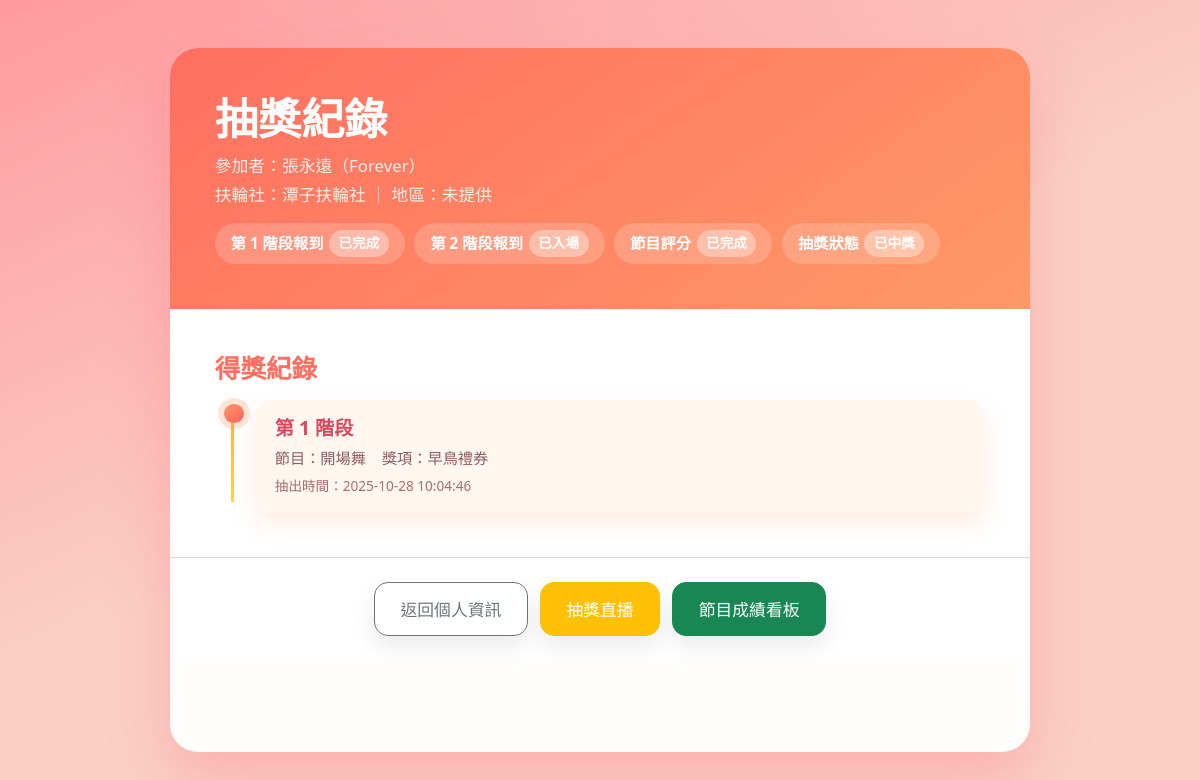
The app's page /attendees/1084/raffle_result with its own data.
### annual_event_app/app.py (models this page shows, shortened)
class Attendee(db.Model):
    id = db.Column(db.Integer, primary_key=True)
    name = db.Column(db.String(100), nullable=False)
    call_name = db.Column(db.String(100))
    club_name = db.Column(db.String(100))
    district = db.Column(db.String(20))
    event_checked_in = db.Column('checked_in', db.Boolean, default=False)
    show_checked_in = db.Column(db.Boolean, default=False)
    login_account = db.Column(db.String(64), unique=True)
    password_hash = db.Column(db.String(255))
    has_drawn = db.Column(db.Boolean, default=False)
    has_voted = db.Column(db.Boolean, default=False)
    created_at = db.Column(db.DateTime, default=datetime.utcnow)
    votes = db.relationship('Vote', backref='attendee', lazy=True)

class RaffleResult(db.Model):
    id = db.Column(db.Integer, primary_key=True)
    attendee_id = db.Column(db.Integer, db.ForeignKey('attendee.id'), nullable=False)
    performance_id = db.Column(db.Integer, db.ForeignKey('performance.id'), nullable=False)
    prize_id = db.Column(db.Integer, db.ForeignKey('prize.id'))
    phase = db.Column(db.Integer, nullable=False, default=1)
    prize_name = db.Column(db.String(100))
    prize_description = db.Column(db.Text)
    drawn_at = db.Column(db.DateTime, default=datetime.utcnow)
    performance = db.relationship('Performance', backref='raffle_results')
    attendee = db.relationship('Attendee')
    prize = db.relationship('Prize')

class Performance(db.Model):
    id = db.Column(db.Integer, primary_key=True)
    title = db.Column(db.String(150), nullable=False)
    description = db.Column(db.Text)
    votes = db.relationship('Vote', backref='performance', lazy=True)

### annual_event_app/app.py (the view)
@app.route('/attendees/<int:attendee_id>/raffle_result')
def attendee_raffle_result(attendee_id):
    attendee = Attendee.query.get_or_404(attendee_id)
    results = RaffleResult.query.filter_by(attendee_id=attendee.id).order_by(RaffleResult.drawn_at.desc()).all()
    return render_template('raffle_result.html', attendee=attendee, results=results)

### annual_event_app/templates/raffle_result.html (shortened to what this page needs)
<!DOCTYPE html>
<html lang="zh-Hant">
<head>
    <link rel="stylesheet" href="https://cdn.jsdelivr.net/npm/bootstrap@5.3.3/dist/css/bootstrap.min.css">
</head>
<body>
    <div class="result-card">
        <div class="result-header">
            <h1>抽獎紀錄</h1>
            <p class="meta">參加者：{{ attendee.name }}{% if attendee.call_name %}（{{ attendee.call_name }}）{% endif %}</p>
            <p class="meta">扶輪社：{{ attendee.club_name or '未提供' }} ｜ 地區：{{ attendee.district or '未提供' }}</p>
            <div class="status-badges">
                <div class="status-badge">第 1 階段報到<span>{{ '已完成' if attendee.event_checked_in else '尚未完成' }}</span></div>
                <div class="status-badge">第 2 階段報到<span>
                    {% if attendee.show_checked_in %}
                    已入場
                    {% elif attendee.event_checked_in %}
                    待入場
                    {% else %}
                    尚未開放
                    {% endif %}
                </span></div>
                <div class="status-badge">節目評分<span>{{ '已完成' if attendee.has_voted else '尚未完成' }}</span></div>
                <div class="status-badge">抽獎狀態<span>{{ '已中獎' if attendee.has_drawn else '尚未中獎' }}</span></div>
            </div>
        </div>
        <div class="timeline">
            <h2>得獎紀錄</h2>
            {% if results and results|length > 0 %}
                {% for result in results %}
                <div class="timeline-item">
                    <div class="timeline-dot"></div>
                    <div class="timeline-card">
                        <h5>第 {{ result.phase }} 階段</h5>
                        <div class="timeline-meta">
                            <span>節目：{{ result.performance.title if result.performance else '未指定' }}</span>
                            <span>獎項：{{ result.prize_name or '未設定' }}</span>
                        </div>
                        <div class="timeline-time">
                            抽出時間：{{ result.drawn_at.strftime('%Y-%m-%d %H:%M:%S') if result.drawn_at else '—' }}
                        </div>
                    </div>
                </div>
                {% endfor %}
            {% else %}
            <div class="empty-state">
                目前尚未抽中任何獎項，請持續關注抽獎直播畫面。
            </div>
            {% endif %}
        </div>
        <div class="action-bar">
            <a href="{{ url_for('index', attendee_id=attendee.id) }}" class="btn btn-outline-secondary">返回個人資訊</a>
            <a href="{{ url_for('raffle_page') }}" class="btn btn-warning text-white">抽獎直播</a>
            <a href="{{ url_for('scoreboard') }}" class="btn btn-success text-white">節目成績看板</a>
        </div>
    </div>
</body>
</html>

### annual_event_app/templates/raffle_result.html (style rules this page uses)
body { background: linear-gradient(155deg, #ff9a9e 0%, #fad0c4 50%, #fad0c4 100%); min-height: 100vh; font-size: 18px; display: flex; align-items: stretch; justify-content: center; padding: clamp(1.5rem, 4vw, 3rem) clamp(1rem, 4vw, 2.5rem); }
.result-card { width: 100%; max-width: 860px; background: rgba(255, 255, 255, 0.97); border-radius: 28px; box-shadow: 0 25px 60px rgba(255, 90, 120, 0.28); overflow: hidden; }
.result-header { background: linear-gradient(145deg, #ff6f61 0%, #ff9966 100%); color: #fff; padding: clamp(1.8rem, 4vw, 2.8rem); }
.result-header h1 { font-size: clamp(2.1rem, 5vw, 2.7rem); font-weight: 700; margin-bottom: 0.5rem; }
.result-header .meta { color: rgba(255, 255, 255, 0.85); font-size: 1.05rem; margin: 0.25rem 0; }
.status-badges { display: flex; flex-wrap: wrap; gap: 0.6rem; margin-top: 1rem; }
.status-badge { border-radius: 999px; padding: 0.45rem 1rem; font-weight: 600; font-size: 0.95rem; background: rgba(255, 255, 255, 0.18); display: inline-flex; align-items: center; gap: 0.35rem; }
.status-badge span { display: inline-block; padding: 0.2rem 0.6rem; border-radius: 999px; background: rgba(255, 255, 255, 0.35); font-size: 0.85rem; }
.timeline { padding: clamp(1.8rem, 4vw, 2.8rem); background: #fff; }
.timeline h2 { font-weight: 700; color: #ff6f61; font-size: 1.6rem; margin-bottom: 1rem; }
.timeline-item { position: relative; padding-left: 2.5rem; margin-bottom: 1.5rem; }
.timeline-item:last-child { margin-bottom: 0; }
.timeline-item::before { content: ''; position: absolute; left: 1rem; top: 0.25rem; bottom: -1.2rem; width: 3px; background: linear-gradient(180deg, #ffa751 0%, #ffd452 100%); }
.timeline-item:last-child::before { bottom: 0.65rem; }
.timeline-dot { position: absolute; left: 0.6rem; top: 0.2rem; width: 1.2rem; height: 1.2rem; border-radius: 50%; background: linear-gradient(145deg, #ff9966, #ff5e62); box-shadow: 0 0 0 6px rgba(255, 153, 102, 0.25); }
.timeline-card { background: #fff7f0; border-radius: 16px; padding: 1rem 1.25rem; box-shadow: 0 12px 25px rgba(255, 152, 109, 0.18); }
.timeline-card h5 { font-size: 1.2rem; font-weight: 600; margin-bottom: 0.5rem; color: #d9485f; }
.timeline-meta { font-size: 0.95rem; color: #8d5c63; margin-bottom: 0.35rem; }
.timeline-meta span { display: inline-block; margin-right: 0.75rem; }
.timeline-time { font-size: 0.85rem; color: #a76d6d; }
.action-bar { padding: 1.5rem; background: #fff; border-top: 1px solid #f5d1c8; display: flex; flex-wrap: wrap; gap: 0.75rem; justify-content: center; }
.action-bar .btn { border-radius: 14px; font-size: 1.05rem; padding: 0.85rem 1.6rem; box-shadow: 0 12px 24px rgba(0, 0, 0, 0.08); }

### records on screen
Attendee: name "張永遠", call_name "Forever", club_name "潭子扶輪社", district "未提供", checked_in "已完成", has_voted "已完成", has_drawn "已中獎"
RaffleResult: phase "1", performance "開場舞", prize_name "早鳥禮券", drawn_at "2025-10-28 10:04:46"
